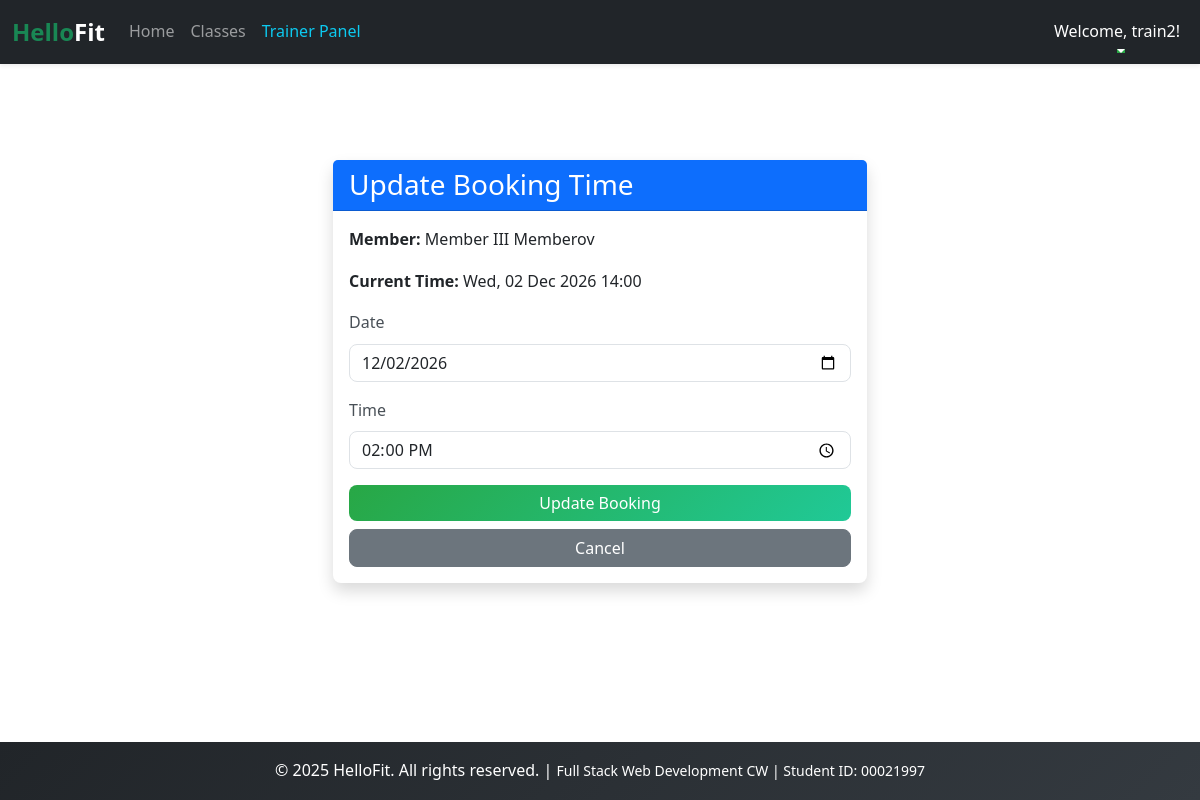
The page /booking/update/5/ (signed in) on the database its author committed.
### users/models.py (models this page shows, shortened)
class User(AbstractUser):
    ROLES = [
        ('member', 'Member'),
        ('trainer', 'Trainer'),
        ('staff', 'Staff'),
    ]
    role = models.CharField(max_length=10, choices=ROLES, default='member')
    phone = models.CharField(max_length=12, blank=True)
    join_date = models.DateTimeField(auto_now_add=True)

class Member(models.Model):
    user = models.OneToOneField(User, on_delete=models.CASCADE, primary_key=True)

### scheduling/models.py (models this page shows, shortened)
class Booking(models.Model):
    STATUS=[
        ('active','Active'),
        ('pending','PEnding'),
        ('inactive','InActive'),
        ]
    member = models.ForeignKey('users.Member', on_delete=models.CASCADE)
    trainer = models.ForeignKey('users.Trainer', on_delete=models.CASCADE)
    start_time = models.DateTimeField()
    end_time = models.DateTimeField()
    is_booked = models.BooleanField(default=False)
    status = models.CharField(max_length=20, choices=STATUS, default = 'pending')

### scheduling/views.py (the view)
# urls.py: path('booking/update/<int:booking_id>/', update_booking, name='update_booking'),
@login_required
def update_booking(request, booking_id):
    if request.user.role != 'trainer':
        messages.error(request, "Access denied")
        return redirect('home')
    booking = get_object_or_404(Booking, id=booking_id, trainer=request.user.trainer)
    if request.method == 'POST':
        form = BookingTimeUpdateForm(request.POST)
        if form.is_valid():
            date = form.cleaned_data['date']
            time_obj = form.cleaned_data['time']
            start_date = timezone.make_aware(datetime.combine(date, time_obj))
            end_date = start_date + timedelta(hours=1)
            if Booking.objects.filter(trainer=booking.trainer, start_time=start_date, status='active').exclude(id=booking.id).exists():
                 messages.error(request, 'You are already booked for this time')
            else:
                booking.start_time = start_date
                booking.end_time = end_date
                booking.save()
                messages.success(request, "Booking time updated successfully")
                return redirect('trainer_dashboard')
    else:
        initial_data = {
            'date': booking.start_time.date(),
            'time': booking.start_time.time()
        }
        form = BookingTimeUpdateForm(initial=initial_data)
    return render(request, 'scheduling/update_booking.html', {'form': form, 'booking': booking})

### scheduling/forms.py
class BookingTimeUpdateForm(ModelForm):
    date = DateField(widget=DateInput(attrs={'type':'date', 'class': 'form-control'}))
    time = TimeField(widget=TimeInput(attrs={'type':'time', 'class': 'form-control'}))
    class Meta:
        model = Booking
        fields = ['date', 'time']

### scheduling/templates/scheduling/update_booking.html (shortened to what this page needs)
{% extends 'base.html' %}
{% block content %}
<div class="container mt-5">
    <div class="row justify-content-center">
        <div class="col-md-6">
            <div class="card shadow">
                <div class="card-header bg-primary text-white">
                    <h3 class="card-title mb-0">Update Booking Time</h3>
                </div>
                <div class="card-body">
                    <p><strong>Member:</strong> {{ booking.member.user.first_name }} {{ booking.member.user.last_name }}
                    </p>
                    <p><strong>Current Time:</strong> {{ booking.start_time|date:"D, d M Y H:i" }}</p>
                    <form method="post">
                        {% for field in form %}
                        <div class="mb-3">
                            <label for="{{ field.id_for_label }}" class="form-label">{{ field.label }}</label>
                            {{ field }}
                        </div>
                        {% endfor %}
                        <div class="d-grid gap-2">
                            <button type="submit" class="btn btn-success">Update Booking</button>
                            <a href="{% url 'trainer_dashboard' %}" class="btn btn-secondary">Cancel</a>
                        </div>
                    </form>
                </div>
            </div>
        </div>
    </div>
</div>
{% endblock %}

### templates/base.html (shortened to what this page needs)
{% load static %}
<!DOCTYPE html>
<html lang="en">
<head>
    <link href="https://cdn.jsdelivr.net/npm/bootstrap@5.3.3/dist/css/bootstrap.min.css" rel="stylesheet"
>
    <link rel="stylesheet" href="{% static 'css/style.css' %}">
</head>
<body style="display:flex;min-height:100vh;flex-direction:column;">
    <header>
        <nav class="navbar navbar-expand-lg navbar-dark bg-dark shadow-sm">
            <div class="container-fluid">
                <a class="navbar-brand fs-4 fw-bold text-success" href="{% url 'home' %}">
                    Hello<span class="text-white">Fit</span>
                </a>
                <div class="collapse navbar-collapse" id="navbarNav">
                    <ul class="navbar-nav me-auto mb-2 mb-lg-0">
                        <li class="nav-item">
                            <a class="nav-link" href="{% url 'home' %}">Home</a>
                        </li>
                        <li class="nav-item">
                            <a class="nav-link" href="{% url 'classes' %}">Classes</a>
                        </li>
                        {% if user.is_authenticated %}
                        {% if user.role == 'member' %}
                        <li class="nav-item">
                            <a class="nav-link text-warning" href="{% url 'member_dashboard' %}">My Dashboard</a>
                        </li>
                        {% elif user.role == 'trainer' %}
                        <li class="nav-item">
                            <a class="nav-link text-info" href="{% url 'trainer_dashboard' %}">Trainer Panel</a>
                        </li>
                        {% elif user.role == 'staff' %}
                        <li class="nav-item">
                            <a class="nav-link text-danger" href="{% url 'staff_dashboard' %}">Staff Admin</a>
                        </li>
                        {% endif %}
                        {% endif %}
                    </ul>
                    <ul class="navbar-nav ms-auto">
                        {% if user.is_authenticated %}
                        <li class="nav-item dropdown">
                            <a class="nav-link dropdown-toggle text-white" href="#" id="navbarDropdown" role="button"
                                data-bs-toggle="dropdown" aria-expanded="false">
                                Welcome, {{ user.first_name|default:user.username }}!
                            </a>
                        </li>
                        {% endif %}
                    </ul>
                </div>
            </div>
        </nav>
    </header>
    <main class="container my-5">
        {% block content %}
        {% endblock content %}
    </main>
    <footer class="bg-dark text-white text-center py-3 mt-auto">
        <div class="container">
            <p class="mb-0">
                &copy; 2025 HelloFit. All rights reserved. |
                <small>Full Stack Web Development CW | Student ID: 00021997</small>
            </p>
        </div>
    </footer>
</body>
</html>

### static/css/style.css (style rules this page uses)
:root { --primary-green: #28a745; --dark-bg: #212529; --light-gray: #f8f9fa; --border-radius: 8px; --transition-speed: 0.3s; }
body { font-family: 'Segoe UI', Tahoma, Geneva, Verdana, sans-serif; line-height: 1.6; }
html { scroll-behavior: smooth; }
.btn { border-radius: var(--border-radius); transition: all var(--transition-speed) ease; font-weight: 500; }
.btn-success { background: linear-gradient(135deg, #28a745 0%, #20c997 100%); border: none; }
.card { border-radius: var(--border-radius); border: none; box-shadow: 0 2px 8px rgba(0, 0, 0, 0.1); transition: all var(--transition-speed) ease; }
.form-control, .form-select { border-radius: var(--border-radius); border: 1px solid #dee2e6; transition: all var(--transition-speed) ease; }
.form-label { font-weight: 500; color: #495057; margin-bottom: 0.5rem; }
.navbar { box-shadow: 0 2px 4px rgba(0, 0, 0, 0.1); }
.navbar-brand { transition: all var(--transition-speed) ease; }
.nav-link { position: relative; transition: all var(--transition-speed) ease; }
.nav-link::after { content: ''; position: absolute; bottom: 0; left: 50%; width: 0; height: 2px; background: var(--primary-green); transition: all var(--transition-speed) ease; transform: translateX(-50%); }
footer { background: linear-gradient(135deg, var(--dark-bg) 0%, #343a40 100%); }

### rows shown on the page
User: first_name "train2"
Booking: member.user.first_name "Member III", member.user.last_name "Memberov", start_time "Wed, 02 Dec 2026 14:00"

### other values the page prints
{{ field.label }} "Date" "Time"
